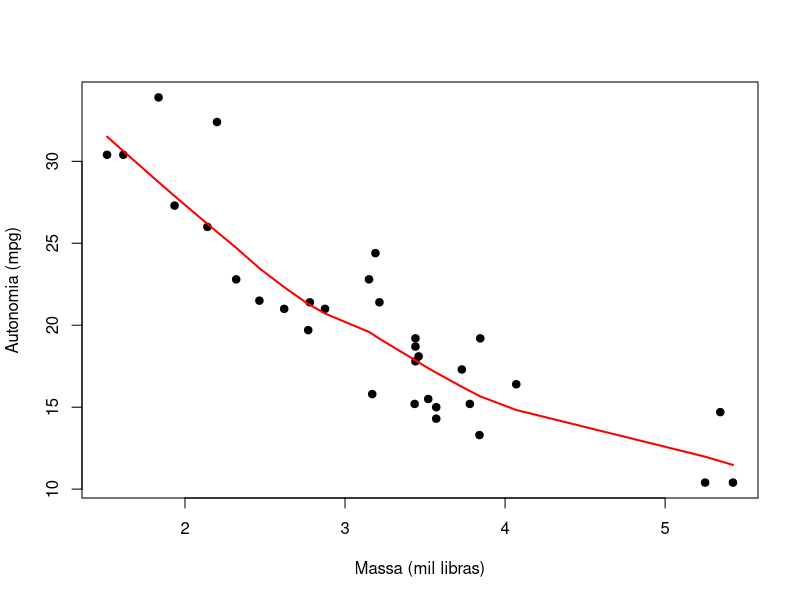

Write R code to recreate this figure.
# Bagging (bootstrap aggregation) ----

# Ajuste e resultados ----
if (!requireNamespace("randomForest", quietly = TRUE)) install.packages("randomForest")
library(randomForest)
set.seed(2026)
ajuste <- randomForest(mpg ~ wt + hp + disp,
                       data = mtcars, mtry = 3, ntree = 400,
                       importance = TRUE)
print(ajuste)
print(importance(ajuste))

# Visualização e diagnóstico ----
plot(mpg ~ wt, data = mtcars, pch = 19, xlab = "Massa (mil libras)", ylab = "Autonomia (mpg)")
lines(lowess(mtcars$wt, mtcars$mpg), col = "red", lwd = 2)
